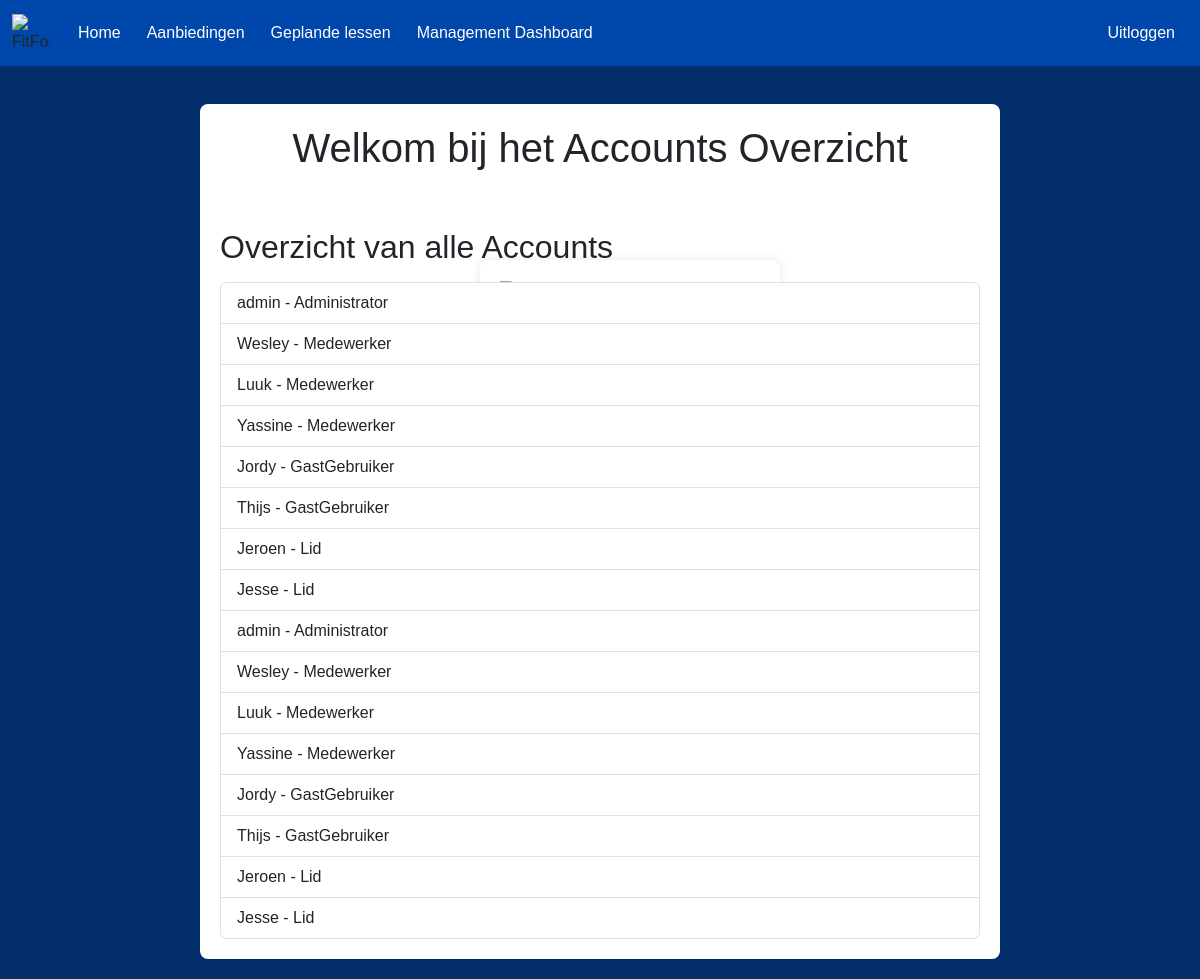
The page /AccountsOverzicht/Home.php on the database as committed earlier.
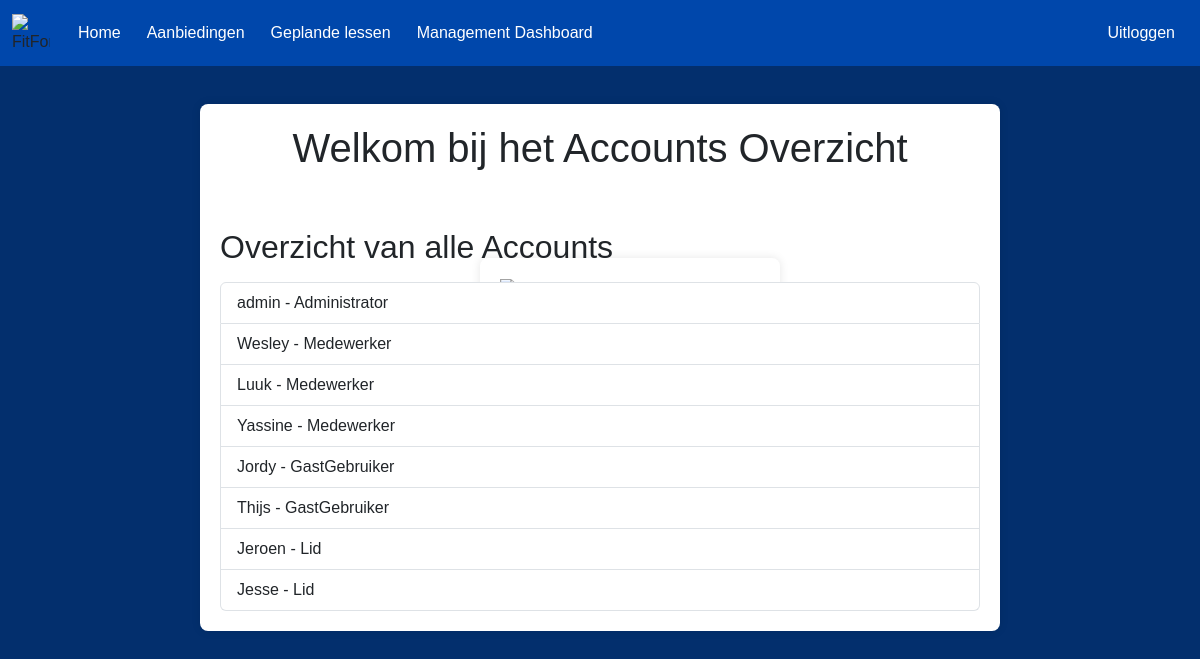
The same page on the database as committed later.
### tables this page shows
CREATE TABLE users (
    id INT AUTO_INCREMENT PRIMARY KEY,
    username VARCHAR(50) NOT NULL,
    password VARCHAR(255) NOT NULL,
    role ENUM('Administrator','Medewerker','Lid', 'GastGebruiker') NOT NULL
);

### AccountsOverzicht/Home.php (the view, shortened to what this page needs)
<?php
require 'login.php';
?>
<!DOCTYPE html>
<html lang="nl">
<head>
    <link href="https://cdn.jsdelivr.net/npm/bootstrap@5.3.0/dist/css/bootstrap.min.css" rel="stylesheet">
    <link rel="stylesheet" href="style.css">
</head>
<body>
    <div class="container mt-4">
        <h1>Welkom bij het Accounts Overzicht</h1>
        <div id="accounts-list">
            <?php
            $result = $mysqli->query("SELECT username, role FROM users");
            if ($result->num_rows > 0) {
                echo str_repeat("<br>", 2);
                echo "<h2 class='mb-3'>Overzicht van alle Accounts</h2><ul class='list-group'>";
                while ($row = $result->fetch_assoc()) {
                    echo "<li class='list-group-item d-flex justify-content-between align-items-center'>";
                    echo "<span>" . htmlspecialchars($row['username']) . " - " . htmlspecialchars($row['role']) . "</span>";
                    echo "</li>";
                }
                echo "</ul>";
            } else {
                echo "";
            }
            ?>
        </div>
    </div>
</body>
</html>

### AccountsOverzicht/login.php (shortened to what this page needs)
<!DOCTYPE html>
<html lang="nl">
<head>
    <link href="https://cdn.jsdelivr.net/npm/bootstrap@5.3.0/dist/css/bootstrap.min.css" rel="stylesheet">
    <link rel="stylesheet" href="style.css">
</head>
<body>
<nav class="navbar navbar-expand-lg fixed-top">
    <div class="container-fluid">
        <img class="logo"
          src="https://www.burda-forward.de/files/images/03_Media/Brands/FitForFun/BF_Media_Brands_FitForFun_logo.png"
          alt="FitForFun Logo">
      <div class="collapse navbar-collapse" id="navbarNav">
      <ul class="navbar-nav me-auto">
          <li class="nav-item">
            <a class="nav-link" href="../Homepagina/index.php">Home</a>
          </li>
          <li class="nav-item">
          <a class="nav-link" href="../AanbiedingenPagina/aanbiedingen.php">Aanbiedingen</a>
          </li>
          <li class="nav-item">
            <a class="nav-link" href="../lessonkalender/lessen.php">Geplande lessen</a>
          </li>
          <li class="nav-item">
            <a class="nav-link" href="../Dashboard/Dashboard.php">Management Dashboard</a>
          </li>
        </ul>
        <ul class="navbar-nav">
          <li class="nav-item">
            <a class="nav-link" href="logout.php">Uitloggen</a>
          </li>
        </ul>
      </div>
    </div>
</nav>
<?php if (isset($_SESSION['username'])) : ?>
    <div class="welkomsbericht">
        <h1>Welkom, <?php echo $_SESSION['username']; ?></h1>
    </div>
<?php else : ?>
      <div class="containerlogin">
      <form action="login.php" method="POST">
          <br>
                <label for="username">Gebruikersnaam:</label>
                <input type="text" id="username" name="username" required><br>
                <label for="password">Wachtwoord:</label>
                <input type="password" id="password" name="password" required><br>
                <br>
            </form>
        <?php endif; ?>
    </div>
</body>
</html>

### AccountsOverzicht/style.css (style rules this page uses)
body { font-family: Arial, sans-serif; background-color: #060690; background-size: cover; background-position: center; background-color: #032f6d; padding-top: 80px; }
.container { max-width: 800px; margin: 20px auto; padding: 20px; background-color: white; border-radius: 8px; box-shadow: 0 0 10px rgba(0, 0, 0, 0.1); }
.containerlogin { margin: 0 auto; padding: 20px; background-color: white; border-radius: 8px; box-shadow: 0 0 10px rgba(0, 0, 0, 0.1); margin-top: 250px; max-width: 300px; display: flex; position: absolute; top: 1%; left: 40%; }
h1 { text-align: center; }
.navbar { background-color: #0047AB; }
.logo { width: 38px; height: 38px; margin-right: 15px; }
.nav-link { color: white; margin: 5px; }

Rows that differ between the two databases and show on the page:
removed users: username "admin", role "Administrator"
removed users: username "Wesley", role "Medewerker"
removed users: username "Luuk", role "Medewerker"
removed users: username "Yassine", role "Medewerker"
removed users: username "Jordy", role "GastGebruiker"
removed users: username "Thijs", role "GastGebruiker"
removed users: username "Jeroen", role "Lid"
removed users: username "Jesse", role "Lid"
